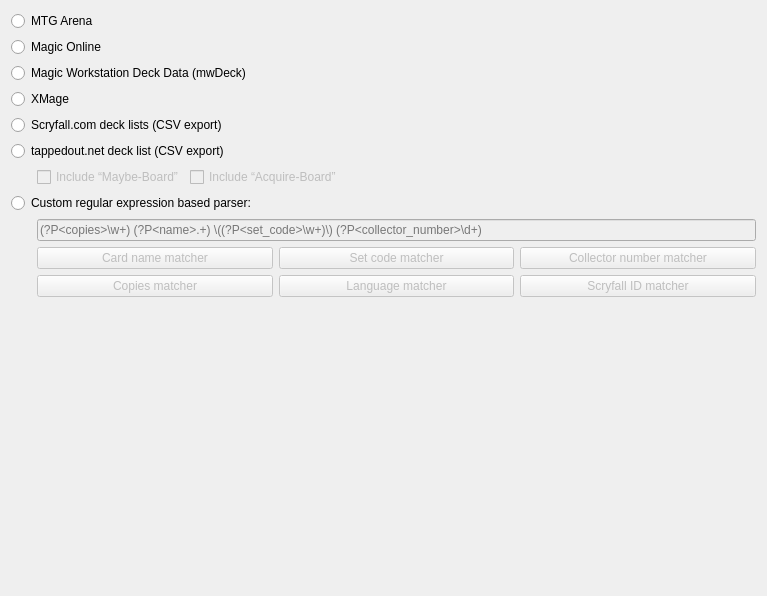
<?xml version="1.0" encoding="UTF-8"?>
<ui version="4.0">
 <class>SelectDeckParserPage</class>
 <widget class="QWizardPage" name="SelectDeckParserPage">
  <property name="geometry">
   <rect>
    <x>0</x>
    <y>0</y>
    <width>767</width>
    <height>596</height>
   </rect>
  </property>
  <property name="title">
   <string>Import a deck list for printing</string>
  </property>
  <property name="subTitle">
   <string>Select which kind of deck list you want to import.</string>
  </property>
  <layout class="QGridLayout" name="gridLayout">
   <item row="3" column="1" colspan="4">
    <widget class="QRadioButton" name="select_parser_xmage">
     <property name="toolTip">
      <string>Decklist files, stored in XMage’s native format.
Because XMage closely follows Scryfall regarding Magic sets,
this should give very accurate results.</string>
     </property>
     <property name="text">
      <string>XMage</string>
     </property>
    </widget>
   </item>
   <item row="6" column="3">
    <widget class="QCheckBox" name="tappedout_include_acquire_board">
     <property name="enabled">
      <bool>false</bool>
     </property>
     <property name="toolTip">
      <string>This is a Tappedout-specific section of the deck.
It may contain the decklist author’s buylist or anything else.</string>
     </property>
     <property name="text">
      <string>Include “Acquire-Board”</string>
     </property>
    </widget>
   </item>
   <item row="1" column="1" colspan="4">
    <widget class="QRadioButton" name="select_parser_mtg_online">
     <property name="toolTip">
      <string>The simplistic format used by Magic Online. It does not specify exact printings, so may not give the best results.</string>
     </property>
     <property name="text">
      <string>Magic Online</string>
     </property>
    </widget>
   </item>
   <item row="11" column="1">
    <spacer name="sample_buttons_spacer">
     <property name="orientation">
      <enum>Qt::Horizontal</enum>
     </property>
     <property name="sizeType">
      <enum>QSizePolicy::Fixed</enum>
     </property>
     <property name="sizeHint" stdset="0">
      <size>
       <width>20</width>
       <height>20</height>
      </size>
     </property>
    </spacer>
   </item>
   <item row="9" column="1">
    <spacer name="custom_re_input_spacer">
     <property name="orientation">
      <enum>Qt::Horizontal</enum>
     </property>
     <property name="sizeType">
      <enum>QSizePolicy::Fixed</enum>
     </property>
     <property name="sizeHint" stdset="0">
      <size>
       <width>20</width>
       <height>20</height>
      </size>
     </property>
    </spacer>
   </item>
   <item row="6" column="2">
    <widget class="QCheckBox" name="tappedout_include_maybe_board">
     <property name="enabled">
      <bool>false</bool>
     </property>
     <property name="toolTip">
      <string>This is a Tappedout-specific section of the deck.
It may contain cards that the decklist creator considers for inclusion, based on the meta
or any other preference, like card price.</string>
     </property>
     <property name="text">
      <string>Include “Maybe-Board”</string>
     </property>
    </widget>
   </item>
   <item row="4" column="1" colspan="4">
    <widget class="QRadioButton" name="select_parser_scryfall_csv">
     <property name="toolTip">
      <string>CSV exports from Scryfall’s own deck builder.
Gives very accurate results, unless the imported deck list contains ignored items
matching a configured download filter.</string>
     </property>
     <property name="text">
      <string>Scryfall.com deck lists (CSV export)</string>
     </property>
    </widget>
   </item>
   <item row="14" column="1" colspan="4">
    <spacer name="verticalSpacer">
     <property name="orientation">
      <enum>Qt::Vertical</enum>
     </property>
     <property name="sizeHint" stdset="0">
      <size>
       <width>20</width>
       <height>40</height>
      </size>
     </property>
    </spacer>
   </item>
   <item row="5" column="1" colspan="4">
    <widget class="QRadioButton" name="select_parser_tappedout_csv">
     <property name="toolTip">
      <string>CSV exports can be downloaded from Tappedout by choosing the appropriate deck export option.</string>
     </property>
     <property name="text">
      <string>tappedout.net deck list (CSV export)</string>
     </property>
    </widget>
   </item>
   <item row="11" column="2" colspan="3">
    <layout class="QGridLayout" name="sample_buttons_layout">
     <item row="0" column="1">
      <widget class="QPushButton" name="insert_set_code_matcher_sample_button">
       <property name="enabled">
        <bool>false</bool>
       </property>
       <property name="toolTip">
        <string>Appends a sample matcher for a set code to the input field above.</string>
       </property>
       <property name="text">
        <string>Set code matcher</string>
       </property>
      </widget>
     </item>
     <item row="0" column="2">
      <widget class="QPushButton" name="insert_collector_number_matcher_sample_button">
       <property name="enabled">
        <bool>false</bool>
       </property>
       <property name="toolTip">
        <string>Appends a sample matcher for a collector number to the input field above</string>
       </property>
       <property name="text">
        <string>Collector number matcher</string>
       </property>
      </widget>
     </item>
     <item row="1" column="0">
      <widget class="QPushButton" name="insert_copies_matcher_sample_button">
       <property name="enabled">
        <bool>false</bool>
       </property>
       <property name="toolTip">
        <string>Appends a matcher for the number of card copies to the input field above.
If a card count field is not present in the deck list, 1 card copy per line is assumed</string>
       </property>
       <property name="text">
        <string>Copies matcher</string>
       </property>
      </widget>
     </item>
     <item row="0" column="0">
      <widget class="QPushButton" name="insert_name_matcher_sample_button">
       <property name="enabled">
        <bool>false</bool>
       </property>
       <property name="toolTip">
        <string>Appends a matcher for a card name to the input field above.</string>
       </property>
       <property name="text">
        <string>Card name matcher</string>
       </property>
      </widget>
     </item>
     <item row="1" column="2">
      <widget class="QPushButton" name="insert_scryfall_id_matcher_sample_button">
       <property name="enabled">
        <bool>false</bool>
       </property>
       <property name="toolTip">
        <string>Appends a matcher for the Scryfall ID to the input field above.
This may be used by deck lists that closely integrate with the Scryfall website.
Most deck lists won’t use this.</string>
       </property>
       <property name="text">
        <string>Scryfall ID matcher</string>
       </property>
      </widget>
     </item>
     <item row="1" column="1">
      <widget class="QPushButton" name="insert_language_matcher_sample_button">
       <property name="enabled">
        <bool>false</bool>
       </property>
       <property name="toolTip">
        <string>Appends a matcher for the  card language to the input field above.
If a language field is not present in the deck list, the card language is guessed.</string>
       </property>
       <property name="text">
        <string>Language matcher</string>
       </property>
      </widget>
     </item>
    </layout>
   </item>
   <item row="8" column="1" colspan="4">
    <widget class="QRadioButton" name="select_parser_custom_re">
     <property name="toolTip">
      <string>Specify a custom regular expression in the input field below. It will be used to parse each deck list line.
You can use the buttons below to insert basic building blocks.
You have to separate them with the “control structures”, like spaces, as used in your deck list.</string>
     </property>
     <property name="text">
      <string>Custom regular expression based parser:</string>
     </property>
    </widget>
   </item>
   <item row="6" column="1">
    <spacer name="tapped_out_board_spacer">
     <property name="orientation">
      <enum>Qt::Horizontal</enum>
     </property>
     <property name="sizeType">
      <enum>QSizePolicy::Fixed</enum>
     </property>
     <property name="sizeHint" stdset="0">
      <size>
       <width>20</width>
       <height>20</height>
      </size>
     </property>
    </spacer>
   </item>
   <item row="6" column="4">
    <spacer name="horizontalSpacer">
     <property name="orientation">
      <enum>Qt::Horizontal</enum>
     </property>
     <property name="sizeHint" stdset="0">
      <size>
       <width>40</width>
       <height>20</height>
      </size>
     </property>
    </spacer>
   </item>
   <item row="0" column="1" colspan="4">
    <widget class="QRadioButton" name="select_parser_mtg_arena">
     <property name="toolTip">
      <string>Magic Arena and exports from compatible websites, like moxfield.com
Note that this option is not limited to cards in Standard/Historic,
as the format works for any card.</string>
     </property>
     <property name="text">
      <string>MTG Arena</string>
     </property>
    </widget>
   </item>
   <item row="9" column="2" colspan="3">
    <widget class="QLineEdit" name="custom_re_input">
     <property name="enabled">
      <bool>false</bool>
     </property>
     <property name="toolTip">
      <string>Use this regular expression to parse the deck list file. See the context help (?-Button) for more detailes.</string>
     </property>
     <property name="whatsThis">
      <string>&lt;!DOCTYPE HTML PUBLIC &quot;-//W3C//DTD HTML 4.0//EN&quot; &quot;http://www.w3.org/TR/REC-html40/strict.dtd&quot;&gt;
&lt;html&gt;&lt;head&gt;&lt;meta name=&quot;qrichtext&quot; content=&quot;1&quot; /&gt;&lt;style type=&quot;text/css&quot;&gt;
p, li { white-space: pre-wrap; }
&lt;/style&gt;&lt;/head&gt;&lt;body style=&quot; font-family:'Ubuntu'; font-size:10pt; font-weight:400; font-style:normal;&quot;&gt;
&lt;p style=&quot; margin-top:12px; margin-bottom:12px; margin-left:0px; margin-right:0px; -qt-block-indent:0; text-indent:0px;&quot;&gt;You can enter a custom Regular Expression (in Python syntax) to parse the lines of your deck list. Use &lt;span style=&quot; font-style:italic;&quot;&gt;named groups&lt;/span&gt; to extract the individual card properties from the individual lines of the deck list.&lt;/p&gt;
&lt;p style=&quot; margin-top:12px; margin-bottom:12px; margin-left:0px; margin-right:0px; -qt-block-indent:0; text-indent:0px;&quot;&gt;A named group looks like this &lt;span style=&quot; font-weight:600;&quot;&gt;(?P&amp;lt;GroupName&amp;gt;RE)&lt;/span&gt;, where RE is a Regular Expression matching the part you want to extract.&lt;/p&gt;
&lt;p style=&quot; margin-top:12px; margin-bottom:12px; margin-left:0px; margin-right:0px; -qt-block-indent:0; text-indent:0px;&quot;&gt;This program recognises these group names:&lt;/p&gt;
&lt;p style=&quot; margin-top:12px; margin-bottom:12px; margin-left:0px; margin-right:0px; -qt-block-indent:0; text-indent:0px;&quot;&gt;- &lt;span style=&quot; font-weight:600;&quot;&gt;copies&lt;/span&gt;: The number of card copies. Defaults to 1, if not present&lt;/p&gt;
&lt;p style=&quot; margin-top:12px; margin-bottom:12px; margin-left:0px; margin-right:0px; -qt-block-indent:0; text-indent:0px;&quot;&gt;- &lt;span style=&quot; font-weight:600;&quot;&gt;name&lt;/span&gt;: The card name&lt;/p&gt;
&lt;p style=&quot; margin-top:12px; margin-bottom:12px; margin-left:0px; margin-right:0px; -qt-block-indent:0; text-indent:0px;&quot;&gt;- &lt;span style=&quot; font-weight:600;&quot;&gt;set_code&lt;/span&gt;: The 3 (or more) letter code identifying the set.&lt;/p&gt;
&lt;p style=&quot; margin-top:12px; margin-bottom:12px; margin-left:0px; margin-right:0px; -qt-block-indent:0; text-indent:0px;&quot;&gt;- &lt;span style=&quot; font-weight:600;&quot;&gt;collector_number&lt;/span&gt;: The collector number of the card&lt;/p&gt;
&lt;p style=&quot; margin-top:12px; margin-bottom:12px; margin-left:0px; margin-right:0px; -qt-block-indent:0; text-indent:0px;&quot;&gt;- &lt;span style=&quot; font-weight:600;&quot;&gt;language&lt;/span&gt;: The card language, using a two-letter language code. If not given, the importer tries to determine the language from the card name. Defaults to &amp;quot;en&amp;quot; for English, if not possible.&lt;br /&gt;&lt;/p&gt;
&lt;p style=&quot; margin-top:12px; margin-bottom:12px; margin-left:0px; margin-right:0px; -qt-block-indent:0; text-indent:0px;&quot;&gt;Not all groups are required for a successful match. For example, &lt;span style=&quot; font-weight:600;&quot;&gt;set_code&lt;/span&gt; and &lt;span style=&quot; font-weight:600;&quot;&gt;collector_number&lt;/span&gt; is sufficient for exact identification most of the time.&lt;/p&gt;
&lt;p style=&quot; margin-top:12px; margin-bottom:12px; margin-left:0px; margin-right:0px; -qt-block-indent:0; text-indent:0px;&quot;&gt;Hint: You may want to use an online Regular Expression editor, like &lt;a href=&quot;https://regex101.com/&quot;&gt;&lt;span style=&quot; text-decoration: underline; color:#2980b9;&quot;&gt;https://regex101.com/&lt;/span&gt;&lt;/a&gt;, for example.&lt;/p&gt;
&lt;p style=&quot; margin-top:12px; margin-bottom:12px; margin-left:0px; margin-right:0px; -qt-block-indent:0; text-indent:0px;&quot;&gt;&lt;br /&gt;&lt;/p&gt;&lt;/body&gt;&lt;/html&gt;</string>
     </property>
     <property name="placeholderText">
      <string>(?P&lt;copies&gt;\w+) (?P&lt;name&gt;.+) \((?P&lt;set_code&gt;\w+)\) (?P&lt;collector_number&gt;\d+)</string>
     </property>
     <property name="clearButtonEnabled">
      <bool>true</bool>
     </property>
    </widget>
   </item>
   <item row="2" column="1" colspan="4">
    <widget class="QRadioButton" name="select_parser_magic_workstation">
     <property name="text">
      <string>Magic Workstation Deck Data (mwDeck)</string>
     </property>
    </widget>
   </item>
  </layout>
 </widget>
 <resources/>
 <connections>
  <connection>
   <sender>select_parser_custom_re</sender>
   <signal>toggled(bool)</signal>
   <receiver>custom_re_input</receiver>
   <slot>setEnabled(bool)</slot>
   <hints>
    <hint type="sourcelabel">
     <x>126</x>
     <y>223</y>
    </hint>
    <hint type="destinationlabel">
     <x>208</x>
     <y>261</y>
    </hint>
   </hints>
  </connection>
  <connection>
   <sender>select_parser_mtg_arena</sender>
   <signal>clicked()</signal>
   <receiver>SelectDeckParserPage</receiver>
   <slot>isComplete()</slot>
   <hints>
    <hint type="sourcelabel">
     <x>20</x>
     <y>20</y>
    </hint>
    <hint type="destinationlabel">
     <x>20</x>
     <y>20</y>
    </hint>
   </hints>
  </connection>
  <connection>
   <sender>select_parser_mtg_online</sender>
   <signal>clicked()</signal>
   <receiver>SelectDeckParserPage</receiver>
   <slot>isComplete()</slot>
   <hints>
    <hint type="sourcelabel">
     <x>26</x>
     <y>51</y>
    </hint>
    <hint type="destinationlabel">
     <x>20</x>
     <y>20</y>
    </hint>
   </hints>
  </connection>
  <connection>
   <sender>select_parser_scryfall_csv</sender>
   <signal>clicked()</signal>
   <receiver>SelectDeckParserPage</receiver>
   <slot>isComplete()</slot>
   <hints>
    <hint type="sourcelabel">
     <x>32</x>
     <y>139</y>
    </hint>
    <hint type="destinationlabel">
     <x>20</x>
     <y>20</y>
    </hint>
   </hints>
  </connection>
  <connection>
   <sender>select_parser_custom_re</sender>
   <signal>clicked()</signal>
   <receiver>SelectDeckParserPage</receiver>
   <slot>isComplete()</slot>
   <hints>
    <hint type="sourcelabel">
     <x>44</x>
     <y>223</y>
    </hint>
    <hint type="destinationlabel">
     <x>20</x>
     <y>20</y>
    </hint>
   </hints>
  </connection>
  <connection>
   <sender>select_parser_xmage</sender>
   <signal>clicked()</signal>
   <receiver>SelectDeckParserPage</receiver>
   <slot>isComplete()</slot>
   <hints>
    <hint type="sourcelabel">
     <x>32</x>
     <y>111</y>
    </hint>
    <hint type="destinationlabel">
     <x>20</x>
     <y>20</y>
    </hint>
   </hints>
  </connection>
  <connection>
   <sender>custom_re_input</sender>
   <signal>textChanged(QString)</signal>
   <receiver>SelectDeckParserPage</receiver>
   <slot>isComplete()</slot>
   <hints>
    <hint type="sourcelabel">
     <x>247</x>
     <y>261</y>
    </hint>
    <hint type="destinationlabel">
     <x>145</x>
     <y>114</y>
    </hint>
   </hints>
  </connection>
  <connection>
   <sender>select_parser_tappedout_csv</sender>
   <signal>clicked()</signal>
   <receiver>SelectDeckParserPage</receiver>
   <slot>isComplete()</slot>
   <hints>
    <hint type="sourcelabel">
     <x>145</x>
     <y>167</y>
    </hint>
    <hint type="destinationlabel">
     <x>139</x>
     <y>101</y>
    </hint>
   </hints>
  </connection>
  <connection>
   <sender>select_parser_tappedout_csv</sender>
   <signal>toggled(bool)</signal>
   <receiver>tappedout_include_maybe_board</receiver>
   <slot>setEnabled(bool)</slot>
   <hints>
    <hint type="sourcelabel">
     <x>98</x>
     <y>167</y>
    </hint>
    <hint type="destinationlabel">
     <x>120</x>
     <y>195</y>
    </hint>
   </hints>
  </connection>
  <connection>
   <sender>select_parser_tappedout_csv</sender>
   <signal>toggled(bool)</signal>
   <receiver>tappedout_include_acquire_board</receiver>
   <slot>setEnabled(bool)</slot>
   <hints>
    <hint type="sourcelabel">
     <x>283</x>
     <y>167</y>
    </hint>
    <hint type="destinationlabel">
     <x>378</x>
     <y>195</y>
    </hint>
   </hints>
  </connection>
  <connection>
   <sender>select_parser_custom_re</sender>
   <signal>toggled(bool)</signal>
   <receiver>insert_name_matcher_sample_button</receiver>
   <slot>setEnabled(bool)</slot>
   <hints>
    <hint type="sourcelabel">
     <x>262</x>
     <y>223</y>
    </hint>
    <hint type="destinationlabel">
     <x>206</x>
     <y>302</y>
    </hint>
   </hints>
  </connection>
  <connection>
   <sender>select_parser_custom_re</sender>
   <signal>toggled(bool)</signal>
   <receiver>insert_collector_number_matcher_sample_button</receiver>
   <slot>setEnabled(bool)</slot>
   <hints>
    <hint type="sourcelabel">
     <x>396</x>
     <y>223</y>
    </hint>
    <hint type="destinationlabel">
     <x>759</x>
     <y>302</y>
    </hint>
   </hints>
  </connection>
  <connection>
   <sender>select_parser_custom_re</sender>
   <signal>toggled(bool)</signal>
   <receiver>insert_scryfall_id_matcher_sample_button</receiver>
   <slot>setEnabled(bool)</slot>
   <hints>
    <hint type="sourcelabel">
     <x>342</x>
     <y>223</y>
    </hint>
    <hint type="destinationlabel">
     <x>759</x>
     <y>342</y>
    </hint>
   </hints>
  </connection>
  <connection>
   <sender>select_parser_custom_re</sender>
   <signal>toggled(bool)</signal>
   <receiver>insert_set_code_matcher_sample_button</receiver>
   <slot>setEnabled(bool)</slot>
   <hints>
    <hint type="sourcelabel">
     <x>396</x>
     <y>223</y>
    </hint>
    <hint type="destinationlabel">
     <x>515</x>
     <y>302</y>
    </hint>
   </hints>
  </connection>
  <connection>
   <sender>select_parser_custom_re</sender>
   <signal>toggled(bool)</signal>
   <receiver>insert_copies_matcher_sample_button</receiver>
   <slot>setEnabled(bool)</slot>
   <hints>
    <hint type="sourcelabel">
     <x>396</x>
     <y>223</y>
    </hint>
    <hint type="destinationlabel">
     <x>206</x>
     <y>342</y>
    </hint>
   </hints>
  </connection>
  <connection>
   <sender>select_parser_custom_re</sender>
   <signal>toggled(bool)</signal>
   <receiver>insert_language_matcher_sample_button</receiver>
   <slot>setEnabled(bool)</slot>
   <hints>
    <hint type="sourcelabel">
     <x>452</x>
     <y>223</y>
    </hint>
    <hint type="destinationlabel">
     <x>515</x>
     <y>342</y>
    </hint>
   </hints>
  </connection>
  <connection>
   <sender>select_parser_magic_workstation</sender>
   <signal>clicked()</signal>
   <receiver>SelectDeckParserPage</receiver>
   <slot>isComplete()</slot>
   <hints>
    <hint type="sourcelabel">
     <x>383</x>
     <y>72</y>
    </hint>
    <hint type="destinationlabel">
     <x>383</x>
     <y>297</y>
    </hint>
   </hints>
  </connection>
 </connections>
</ui>
